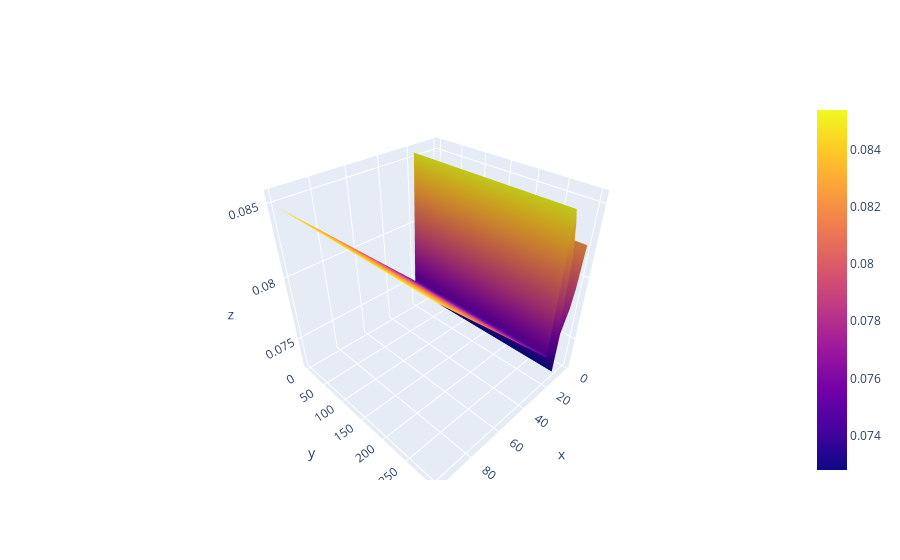

This figure's notebook cell:
### Code cell
pdp1 = interaction[1].pdp.pivot_table(
    values='preds', 
    columns=features[0], 
    index=features[1]    
    )[::-1]  

from pdpbox.pdp import pdp_interact, pdp_interact_plot
import plotly.graph_objs as go

surface1 = go.Surface(
    x=pdp1.columns,
    y=pdp1.index,
    z=pdp1.values
)

fig = go.Figure(surface1)
fig.show()

### Figure 1 — Plotly figure (JSON) as saved in the notebook; plotly's stock layout.template omitted (floating-point values rounded to 4 significant figures)
{"data": [{"type": "surface", "x": [1, 3, 5, 10, 11, 13, 16, 18, 20, 99], "y": [300, 0], "z": [[0.08233, 0.07933, 0.07792, 0.07616, 0.07279, 0.08233, 0.0845, 0.08539, 0.07492, 0.08476], [0.08233, 0.07933, 0.07792, 0.07616, 0.07279, 0.08233, 0.0845, 0.08539, 0.07492, 0.08476]]}], "layout": {}}
